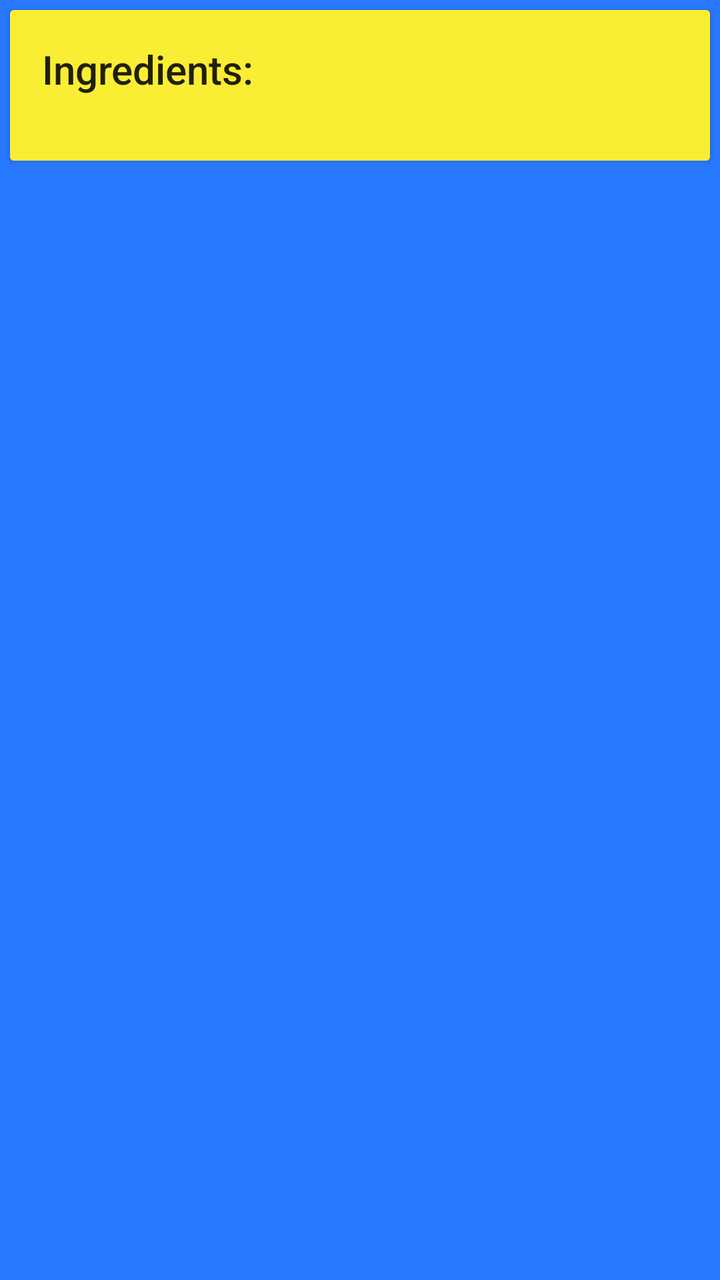
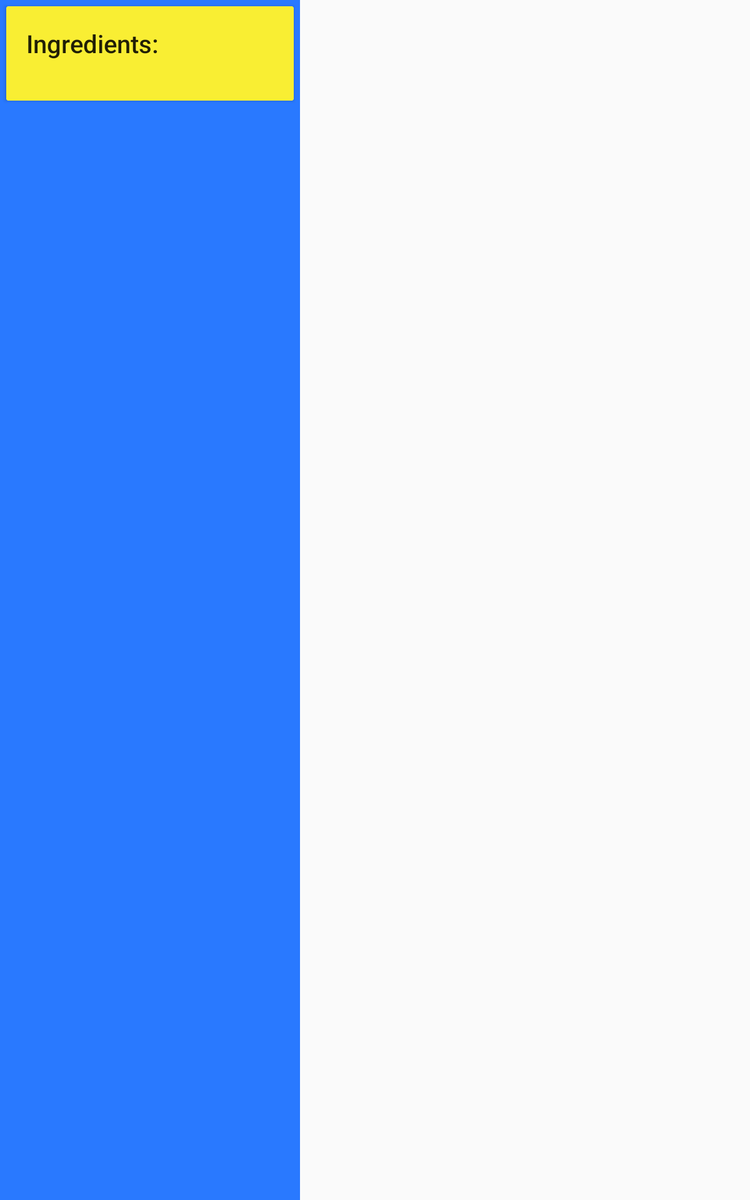

One screen, two layout resources from the same app: the default and the repository's alternative for another configuration. Each is rendered where Android would select it; the XML of both is given below.
<!-- AndroidManifest.xml: application theme AppTheme -->
<!-- res/layout/activity_step.xml -->
<?xml version="1.0" encoding="utf-8"?>
<LinearLayout
    xmlns:android="http://schemas.android.com/apk/res/android"
    xmlns:tools="http://schemas.android.com/tools"
    android:layout_width="match_parent"
    android:layout_height="match_parent"
    android:orientation="vertical"
    android:background="@color/step_list_background"
    tools:context=".StepActivity">
    <androidx.cardview.widget.CardView
        android:layout_width="match_parent"
        android:layout_height="wrap_content"
        android:layout_margin="@dimen/card_margin">

        <LinearLayout
            style="@style/Widget.CardContent"
            android:layout_width="match_parent"
            android:background="#F9EE33"
            android:layout_height="wrap_content">

            <TextView
                android:layout_width="match_parent"
                android:layout_height="wrap_content"
                android:text="@string/ingredient_list"
                tools:text="Ingredients:"
                android:textAppearance="@style/TextAppearance.AppCompat.Title" />

            <TextView
                android:layout_width="match_parent"
                android:layout_height="wrap_content"
                android:lineSpacingMultiplier="1.26315789474"
                android:textAppearance="@style/TextAppearance.AppCompat.Caption"
                android:textColor="?android:textColorSecondary"
                android:id="@+id/ingredients"
                />

        </LinearLayout>

    </androidx.cardview.widget.CardView>

    <FrameLayout
        android:layout_marginLeft="4dp"
        android:layout_marginRight="4dp"
        android:layout_width="match_parent"
        android:layout_height="wrap_content"
        android:background="@color/colorBackgroundGray">
        <androidx.recyclerview.widget.RecyclerView
            android:layout_width="match_parent"
            android:layout_height="match_parent"
            android:id="@+id/item_list">

        </androidx.recyclerview.widget.RecyclerView>
    </FrameLayout>


</LinearLayout>
<!-- resources referenced by this layout -->
<resources>
  <color name="colorBackgroundGray">#F2F2F2</color>
  <color name="step_list_background">#2979FF</color>
  <dimen name="card_margin">5dp</dimen>
  <string name="ingredient_list">Ingredient</string>
  <style name="Widget.CardContent" parent="android:Widget">
          <item name="android:paddingLeft">16dp</item>
          <item name="android:paddingRight">16dp</item>
          <item name="android:paddingTop">16dp</item>
          <item name="android:paddingBottom">16dp</item>
          <item name="android:orientation">vertical</item>
      </style>
  <style name="AppTheme" parent="Theme.AppCompat.Light.DarkActionBar">
          
          <item name="colorPrimary">@color/colorPrimary</item>
          <item name="colorPrimaryDark">@color/colorPrimaryDark</item>
          <item name="colorAccent">@color/colorAccent</item>
      </style>
  <color name="colorPrimary">#6200EE</color>
  <color name="colorPrimaryDark">#3700B3</color>
  <color name="colorAccent">#D81B60</color>
</resources>
<!-- res/layout-sw600dp/activity_step.xml (the repository's variant of the layout above) -->
<!-- drawn on a 7-inch tablet held upright -->
<?xml version="1.0" encoding="utf-8"?>
<LinearLayout
    xmlns:android="http://schemas.android.com/apk/res/android"
    xmlns:tools="http://schemas.android.com/tools"
    android:orientation="horizontal"
    android:weightSum="5"
    android:layout_width="match_parent"
    android:layout_height="match_parent"
    tools:context=".StepActivity">


<LinearLayout

    android:layout_width="0dp"
    android:layout_height="match_parent"
    android:orientation="vertical"
    android:layout_weight="2"
    android:background="@color/step_list_background"
    >
    <androidx.cardview.widget.CardView
        android:layout_width="match_parent"
        android:layout_height="wrap_content"
        android:layout_margin="@dimen/card_margin">

        <LinearLayout
            style="@style/Widget.CardContent"
            android:layout_width="match_parent"
            android:background="#F9EE33"
            android:layout_height="wrap_content">

            <TextView
                android:layout_width="match_parent"
                android:layout_height="wrap_content"
                android:text="@string/ingredient_list"
                tools:text="Ingredients:"
                android:textAppearance="@style/TextAppearance.AppCompat.Title" />

            <TextView
                android:layout_width="match_parent"
                android:layout_height="wrap_content"
                android:lineSpacingMultiplier="1.26315789474"
                android:textAppearance="@style/TextAppearance.AppCompat.Caption"
                android:textColor="?android:textColorSecondary"
                android:id="@+id/ingredients"
                />

        </LinearLayout>

    </androidx.cardview.widget.CardView>

    <FrameLayout
        android:layout_marginLeft="4dp"
        android:layout_marginRight="4dp"
        android:layout_width="match_parent"
        android:layout_height="wrap_content"
        android:background="@color/colorBackgroundGray">
        <androidx.recyclerview.widget.RecyclerView
            android:layout_width="match_parent"
            android:layout_height="match_parent"
            android:id="@+id/item_list">

        </androidx.recyclerview.widget.RecyclerView>
    </FrameLayout>


</LinearLayout>
    <FrameLayout
        android:id="@+id/step_container"
        android:layout_width="0dp"
        android:layout_weight="3"
        android:layout_height="match_parent">

    </FrameLayout>
</LinearLayout>
